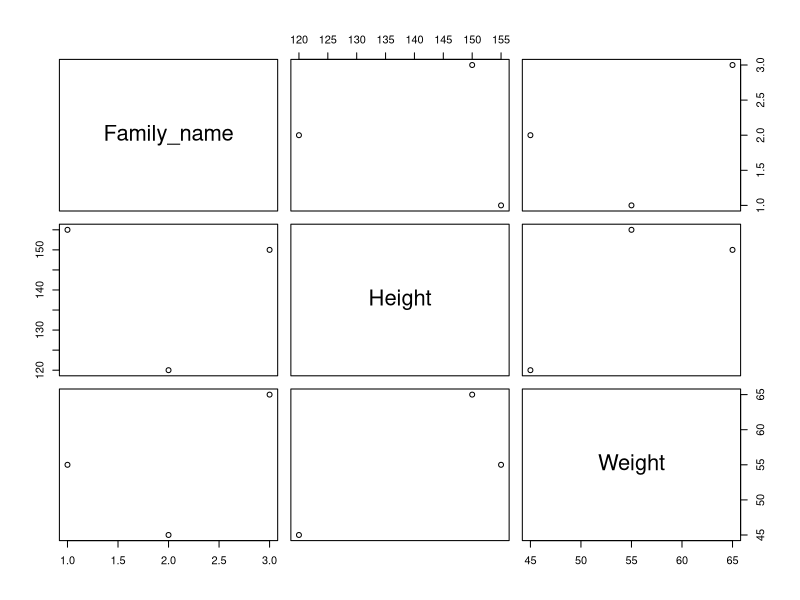
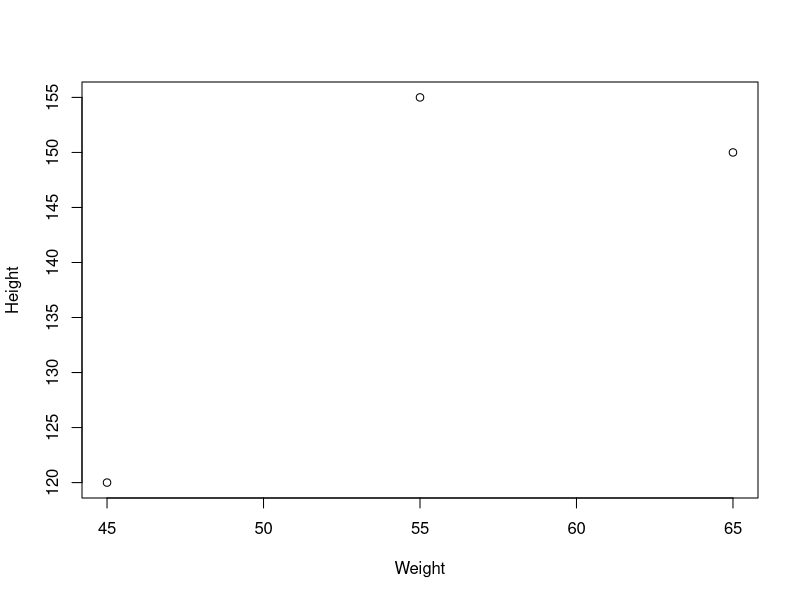

Source code (R) for these figures, in order:
## ---- chunk 1
getwd()
## ---- chunk 2
#setwd("G\\....\\...\like-this.csv")
## ---- chunk 3
list.files()
## ---- chunk 4
a <- 10
b <- 12
if(a>b)
{print("a is greater than b")} else if(a==b)
{print("a and b are equal")} else
{print("b is greater than a")}
## ---- chunk 5
for(x in 1:10)
{print(x)}
## ---- chunk 6
avarage <- function(x,y,z){
ava=(x+y+z)/2
print(ava)
}

avarage(2,3,4)
## ---- chunk 7
a <- 10 
typeof(a) 

b <- "swarup" 
typeof(b) 

c <- TRUE 
typeof(c) 

d <- 10L 
typeof(d) 

e <- 5i 
typeof(e)
## ---- chunk 8
number <- 1:100

odd_number <-  seq(1,99,2)
from100_1 <-  seq(100,1,-1)

from100_1
odd_number
odd_number[10:20]
odd_number[c(12,32,50,99)]
odd_number>20
## ---- chunk 9
double <- 3.1416
typeof(double)

int <- as.integer(double)
int
typeof(int)

srt <- as.character(double)
srt
typeof(srt)

logi <- as.logical(double)
logi
typeof(logi)
## ---- chunk 10
 student_data <- data.frame (name=c("shadhin","joy","durjoy"),roll=c(23,45,32)) 
## ---- chunk 11
data_rep <- data.frame(method=rep(c("No 1","No 2","No 3"),each=4), marks=c(1,2,3,4,5,6,7,8,9,1,2,3))
data_rep
## ---- chunk 12
met <- matrix(c(23,43,24,24,23,34,32,35,32,35,35,35,34,NA,36), nrow=5,ncol=3,byrow=TRUE) 
met 
is.data.frame(met)
length(met)
## ---- chunk 13
#column info
Family_name <-c("Durjoy", "Swapon", "Lipy")
Height <- c(155,150,120) #in cm 
Weight <- c(55,65,45) #in kg

#Making it a data set or data frame
Family_info <- data.frame(Family_name, Height, Weight)

#Some visualization 
plot(Family_info)
plot(Height~Weight, Family_info)

#data filter***
Family_info[Family_info$Height==155,]

# Creating a new column of BMI
Family_info$BMI <-Family_info$Weight/(Family_info$Height*0.01)^2
Family_info

# Adding a new category***
Family_info$Health_status <- ifelse(Family_info$BMI<=18.5,"Underweight",ifelse(Family_info$BMI<=24.9,"NORMAL WEIGHT",ifelse(Family_info$BMI<=29.9,"OVERWEIGHT","OBESITY")))
Family_info
